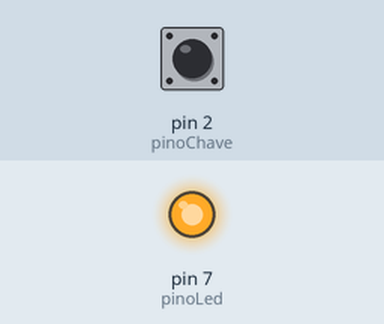
Simulated run of this sketch. Board: Arduino Uno, built with avr-gcc and run on an emulated ATmega328P. Shown: output pins drawn as LEDs (lit = HIGH). The inputs (shaded band) are chosen by the test bench; at power-on: pin 2 (pinoChave) HIGH.

Above: at 1.0 s.
At 5.5 s:
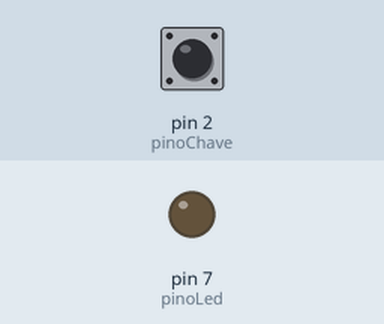
Timing chart, 0 to 6.9 s (numbered marks = the images above):
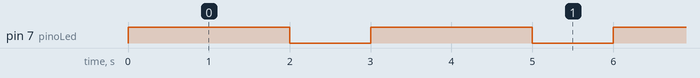

Measured:
- by itself, pin 7 (pinoLed): alternates HIGH for 2.0 s and LOW for 1.0 s

The sketch:

exemplo_5.ino
```cpp
#include <Arduino.h>

int pinoLed = 7;
int pinoChave = 2;
int stateSwap = 0;
int timeH = 2000;
int timeL = 1000;

void setup() {
  pinMode(pinoLed, OUTPUT);
  pinMode(pinoChave, INPUT_PULLUP);
  attachInterrupt(digitalPinToInterrupt(pinoChave), blk, FALLING);
}

void loop(){
  digitalWrite(pinoLed, HIGH);
  delay(timeH);
  digitalWrite(pinoLed, LOW);
  delay(timeL);
}

void blk() {
  stateSwap = !stateSwap;
  if (stateSwap == 1) {
    timeH = 2000;
    timeL = 1000;
  } else {
    timeH = 5000;
    timeL = 25000;
  }
}
```
